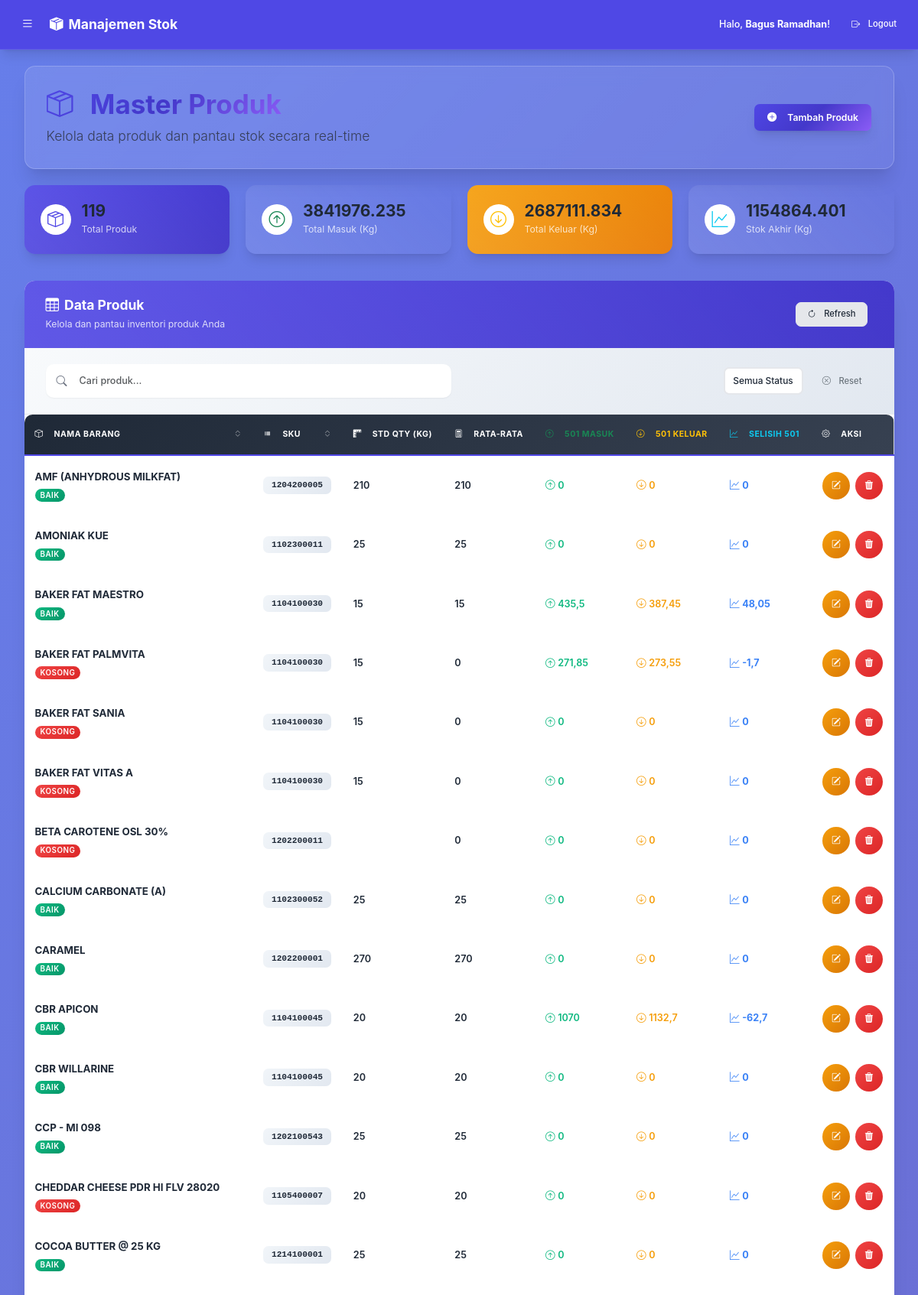
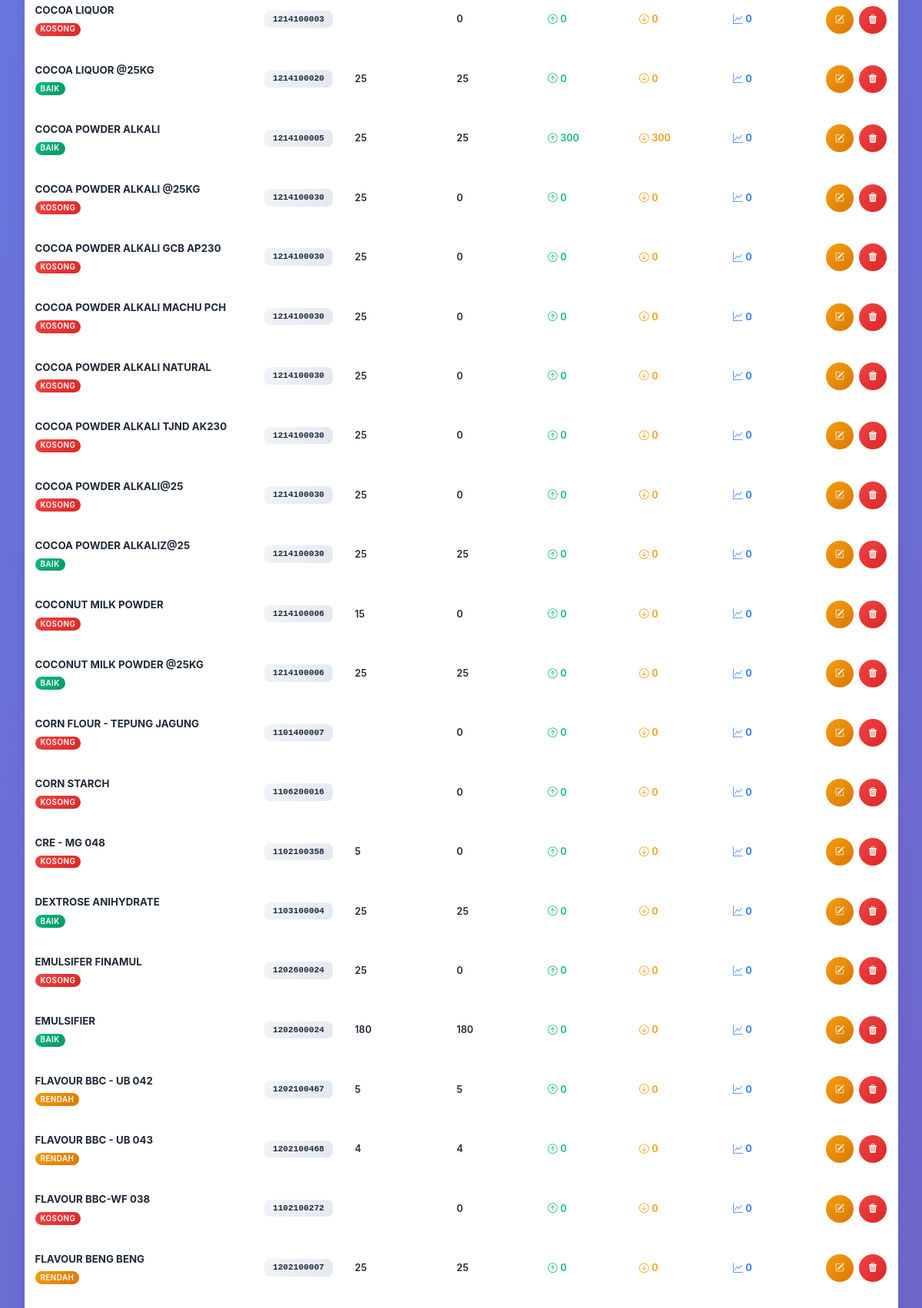
The app's page /index.php?page=daftar_produk (signed in, upper part) with its own data (2 pictures, top to bottom).
### tables this page shows
CREATE TABLE `products` (
  `id` int(11) NOT NULL,
  `sku` varchar(50) DEFAULT NULL,
  `product_name` varchar(255) NOT NULL,
  `standard_qty` decimal(10,2) DEFAULT NULL
);

### daftar_produk_content.php (the view, shortened to what the rows shown need)
<?php
$sort_by = $_GET['sort_by'] ?? 'product_name';
$order = $_GET['order'] ?? 'ASC';
$order = strtoupper($order) === 'DESC' ? 'DESC' : 'ASC';
$sql = "
    SELECT
        p.id,
        p.sku,
        p.product_name,
        p.standard_qty,
        (SELECT COALESCE(SUM(quantity_kg), 0) FROM incoming_transactions WHERE product_id = p.id) AS total_masuk_kg,
        (SELECT COALESCE(SUM(quantity_sacks), 0) FROM incoming_transactions WHERE product_id = p.id) AS total_masuk_sak,
        (SELECT COALESCE(SUM(quantity_kg), 0) FROM outgoing_transactions WHERE product_id = p.id) AS total_keluar_kg,
        (SELECT COALESCE(SUM(quantity_sacks), 0) FROM outgoing_transactions WHERE product_id = p.id) AS total_keluar_sak,
        (SELECT COALESCE(SUM(lot_number), 0) FROM incoming_transactions WHERE product_id = p.id) AS total_501_masuk,
        (SELECT COALESCE(SUM(lot_number), 0) FROM outgoing_transactions WHERE product_id = p.id) AS total_501_keluar
    FROM
        products p
    ORDER BY
        p.{$sort_by} {$order}
";
$stmt = $pdo->query($sql);
$products = $stmt->fetchAll(PDO::FETCH_ASSOC);
$query_params = $_GET;
?>
<div class="container-fluid">
    <div class="modern-header mb-4">
        <div class="row align-items-center">
            <div class="col-md-8">
                <div class="header-content">
                    <h1 class="display-6 fw-bold text-gradient mb-2">
                        <i class="bi bi-box-seam me-3 icon-bounce"></i>
                        Master Produk
                    </h1>
                </div>
            </div>
        </div>
    </div>
    <div class="modern-card">
        <div class="card-body p-0">
            <div class="table-responsive">
                <table class="table table-modern" id="productsTable">
                    <thead>
                        <tr>
                            <th class="sortable" data-sort="product_name">
                                <div class="th-content">
                                    <i class="bi bi-box me-2"></i>
                                    <span>Nama Barang</span>
                                    <i class="bi bi-chevron-expand sort-icon"></i>
                                </div>
                            </th>
                            <th class="sortable" data-sort="sku">
                                <div class="th-content">
                                    <i class="bi bi-upc me-2"></i>
                                    <span>SKU</span>
                                    <i class="bi bi-chevron-expand sort-icon"></i>
                                </div>
                            </th>
                            <th>
                                <div class="th-content">
                                    <i class="bi bi-rulers me-2"></i>
                                    <span>Std Qty (Kg)</span>
                                </div>
                            </th>
                            <th>
                                <div class="th-content">
                                    <i class="bi bi-calculator me-2"></i>
                                    <span>Rata-rata</span>
                                </div>
                            </th>
                            <th class="text-success">
                                <div class="th-content">
                                    <i class="bi bi-arrow-up-circle me-2"></i>
                                    <span>501 Masuk</span>
                                </div>
                            </th>
                            <th class="text-warning">
                                <div class="th-content">
                                    <i class="bi bi-arrow-down-circle me-2"></i>
                                    <span>501 Keluar</span>
                                </div>
                            </th>
                            <th class="text-info">
                                <div class="th-content">
                                    <i class="bi bi-graph-up me-2"></i>
                                    <span>Selisih 501</span>
                                </div>
                            </th>
                            <th class="text-center">
                                <div class="th-content">
                                    <i class="bi bi-gear me-2"></i>
                                    <span>Aksi</span>
                                </div>
                            </th>
                        </tr>
                    </thead>
                    <tbody>
                        <?php if (empty($products)): ?>
                            <tr class="no-data-row">
                                <td colspan="8" class="text-center p-5">
                                    <div class="empty-state">
                                        <i class="bi bi-inbox display-1 text-muted mb-3"></i>
                                        <h5 class="text-muted">Belum ada data produk</h5>
                                        <p class="text-muted mb-4">Tambahkan produk pertama Anda untuk mulai mengelola inventori</p>
                                        <button class="btn btn-primary" data-bs-toggle="modal" data-bs-target="#productModal">
                                            <i class="bi bi-plus-lg me-2"></i>Tambah Produk Pertama
                                        </button>
                                    </div>
                                </td>
                            </tr>
                        <?php else:
                            foreach ($products as $row):
                                $stok_akhir_kg = $row['total_masuk_kg'] - $row['total_keluar_kg'];
                                $stok_akhir_sak = $row['total_masuk_sak'] - $row['total_keluar_sak'];
                                $rata_rata_qty = ($stok_akhir_sak != 0) ? ($stok_akhir_kg / $stok_akhir_sak) : 0;
                                $selisih_501 = $row['total_501_masuk'] - $row['total_501_keluar'];
                                $status_class = '';
                                $status_text = '';
                                if ($stok_akhir_kg <= 0) {
                                    $status_class = 'status-empty';
                                    $status_text = 'Kosong';
                                } elseif ($stok_akhir_kg < 100) {
                                    $status_class = 'status-low';
                                    $status_text = 'Rendah';
                                } else {
                                    $status_class = 'status-good';
                                    $status_text = 'Baik';
                                }
                                ?>
                                <tr class="table-row" data-status="<?= $status_text ?>">
                                    <td class="product-name-cell">
                                        <div class="product-info">
                                            <div class="product-name fw-bold"><?= htmlspecialchars($row['product_name']) ?></div>
                                            <div class="product-meta">
                                                <span class="badge status-badge <?= $status_class ?>"><?= $status_text ?></span>
                                            </div>
                                        </div>
                                    </td>
                                    <td>
                                        <code class="sku-code"><?= htmlspecialchars($row['sku']) ?></code>
                                    </td>
                                    <td>
                                        <span class="data-value"><?= formatAngkaUI($row['standard_qty']) ?></span>
                                    </td>
                                    <td>
                                        <span class="data-value"><?= formatAngkaUI($rata_rata_qty) ?></span>
                                    </td>
                                    <td>
                                        <div class="metric-value metric-success">
                                            <i class="bi bi-arrow-up-circle me-1"></i>
                                            <span><?= formatAngkaUI($row['total_501_masuk']) ?></span>
                                        </div>
                                    </td>
                                    <td>
                                        <div class="metric-value metric-warning">
                                            <i class="bi bi-arrow-down-circle me-1"></i>
                                            <span><?= formatAngkaUI($row['total_501_keluar']) ?></span>
                                        </div>
                                    </td>
                                    <td>
                                        <div class="metric-value metric-info">
                                            <i class="bi bi-graph-up me-1"></i>
                                            <span class="fw-bold"><?= formatAngkaUI($selisih_501) ?></span>
                                        </div>
                                    </td>
                                    <td class="text-center">
                                        <div class="action-buttons">
                                            <button class="btn btn-action btn-edit edit-btn"
                                                data-bs-toggle="modal"
                                                data-bs-target="#productModal"
                                                data-id="<?= $row['id'] ?>"
                                                data-sku="<?= htmlspecialchars($row['sku']) ?>"
                                                data-product_name="<?= htmlspecialchars($row['product_name']) ?>"
                                                data-standard_qty="<?= htmlspecialchars($row['standard_qty']) ?>"
                                                title="Edit Produk">
                                                <i class="bi bi-pencil-square"></i>
                                            </button>
                                            <?php
                                            $delete_params = $query_params;
                                            $delete_params['action'] = 'delete_produk';
                                            $delete_params['id'] = $row['id'];
                                            ?>
                                            <button class="btn btn-action btn-delete"
                                                onclick="confirmDelete('<?= http_build_query($delete_params) ?>', '<?= htmlspecialchars($row['product_name']) ?>')"
                                                title="Hapus Produk">
                                                <i class="bi bi-trash3-fill"></i>
                                            </button>
                                        </div>
                                    </td>
                                </tr>
                        <?php endforeach;
                        endif; ?>
                    </tbody>
                </table>
            </div>
        </div>
    </div>
</div>

### records on screen
products: product_name "AMF (ANHYDROUS MILKFAT)", status_text "BAIK", sku "1204200005", standard_qty "210", rata_rata_qty "210", total_501_masuk "0", total_501_keluar "0", selisih_501 "0"
products: product_name "AMONIAK KUE", status_text "BAIK", sku "1102300011", standard_qty "25", rata_rata_qty "25", total_501_masuk "0", total_501_keluar "0", selisih_501 "0"
products: product_name "BAKER FAT MAESTRO", status_text "BAIK", sku "1104100030", standard_qty "15", rata_rata_qty "15", total_501_masuk "435,5", total_501_keluar "387,45", selisih_501 "48,05"
products: product_name "BAKER FAT PALMVITA", status_text "KOSONG", sku "1104100030", standard_qty "15", rata_rata_qty "0", total_501_masuk "271,85", total_501_keluar "273,55", selisih_501 "-1,7"
products: product_name "BAKER FAT SANIA", status_text "KOSONG", sku "1104100030", standard_qty "15", rata_rata_qty "0", total_501_masuk "0", total_501_keluar "0", selisih_501 "0"
products: product_name "BAKER FAT VITAS A", status_text "KOSONG", sku "1104100030", standard_qty "15", rata_rata_qty "0", total_501_masuk "0", total_501_keluar "0", selisih_501 "0"
products: product_name "BETA CAROTENE OSL 30%", status_text "KOSONG", sku "1202200011", rata_rata_qty "0", total_501_masuk "0", total_501_keluar "0", selisih_501 "0"
products: product_name "CALCIUM CARBONATE (A)", status_text "BAIK", sku "1102300052", standard_qty "25", rata_rata_qty "25", total_501_masuk "0", total_501_keluar "0", selisih_501 "0"
products: product_name "CARAMEL", status_text "BAIK", sku "1202200001", standard_qty "270", rata_rata_qty "270", total_501_masuk "0", total_501_keluar "0", selisih_501 "0"
products: product_name "CBR APICON", status_text "BAIK", sku "1104100045", standard_qty "20", rata_rata_qty "20", total_501_masuk "1070", total_501_keluar "1132,7", selisih_501 "-62,7"
products: product_name "CBR WILLARINE", status_text "BAIK", sku "1104100045", standard_qty "20", rata_rata_qty "20", total_501_masuk "0", total_501_keluar "0", selisih_501 "0"
products: product_name "CCP - MI 098", status_text "BAIK", sku "1202100543", standard_qty "25", rata_rata_qty "25", total_501_masuk "0", total_501_keluar "0", selisih_501 "0"
products: product_name "CHEDDAR CHEESE PDR HI FLV 28020", status_text "KOSONG", sku "1105400007", standard_qty "20", rata_rata_qty "20", total_501_masuk "0", total_501_keluar "0", selisih_501 "0"
products: product_name "COCOA BUTTER @ 25 KG", status_text "BAIK", sku "1214100001", standard_qty "25", rata_rata_qty "25", total_501_masuk "0", total_501_keluar "0", selisih_501 "0"
products: product_name "COCOA LIQUOR", status_text "KOSONG", sku "1214100003", rata_rata_qty "0", total_501_masuk "0", total_501_keluar "0", selisih_501 "0"
products: product_name "COCOA LIQUOR @25KG", status_text "BAIK", sku "1214100020", standard_qty "25", rata_rata_qty "25", total_501_masuk "0", total_501_keluar "0", selisih_501 "0"
products: product_name "COCOA POWDER ALKALI", status_text "BAIK", sku "1214100005", standard_qty "25", rata_rata_qty "25", total_501_masuk "300", total_501_keluar "300", selisih_501 "0"
products: product_name "COCOA POWDER ALKALI @25KG", status_text "KOSONG", sku "1214100030", standard_qty "25", rata_rata_qty "0", total_501_masuk "0", total_501_keluar "0", selisih_501 "0"
products: product_name "COCOA POWDER ALKALI GCB AP230", status_text "KOSONG", sku "1214100030", standard_qty "25", rata_rata_qty "0", total_501_masuk "0", total_501_keluar "0", selisih_501 "0"
products: product_name "COCOA POWDER ALKALI MACHU PCH", status_text "KOSONG", sku "1214100030", standard_qty "25", rata_rata_qty "0", total_501_masuk "0", total_501_keluar "0", selisih_501 "0"
products: product_name "COCOA POWDER ALKALI NATURAL", status_text "KOSONG", sku "1214100030", standard_qty "25", rata_rata_qty "0", total_501_masuk "0", total_501_keluar "0", selisih_501 "0"
products: product_name "COCOA POWDER ALKALI TJND AK230", status_text "KOSONG", sku "1214100030", standard_qty "25", rata_rata_qty "0", total_501_masuk "0", total_501_keluar "0", selisih_501 "0"
products: product_name "COCOA POWDER ALKALI@25", status_text "KOSONG", sku "1214100030", standard_qty "25", rata_rata_qty "0", total_501_masuk "0", total_501_keluar "0", selisih_501 "0"
products: product_name "COCOA POWDER ALKALIZ@25", status_text "BAIK", sku "1214100030", standard_qty "25", rata_rata_qty "25", total_501_masuk "0", total_501_keluar "0", selisih_501 "0"
products: product_name "COCONUT MILK POWDER", status_text "KOSONG", sku "1214100006", standard_qty "15", rata_rata_qty "0", total_501_masuk "0", total_501_keluar "0", selisih_501 "0"
products: product_name "COCONUT MILK POWDER @25KG", status_text "BAIK", sku "1214100006", standard_qty "25", rata_rata_qty "25", total_501_masuk "0", total_501_keluar "0", selisih_501 "0"
products: product_name "CORN FLOUR - TEPUNG JAGUNG", status_text "KOSONG", sku "1101400007", rata_rata_qty "0", total_501_masuk "0", total_501_keluar "0", selisih_501 "0"
products: product_name "CORN STARCH", status_text "KOSONG", sku "1106200016", rata_rata_qty "0", total_501_masuk "0", total_501_keluar "0", selisih_501 "0"
products: product_name "CRE - MG 048", status_text "KOSONG", sku "1102100358", standard_qty "5", rata_rata_qty "0", total_501_masuk "0", total_501_keluar "0", selisih_501 "0"
products: product_name "DEXTROSE ANIHYDRATE", status_text "BAIK", sku "1103100004", standard_qty "25", rata_rata_qty "25", total_501_masuk "0", total_501_keluar "0", selisih_501 "0"
products: product_name "EMULSIFER FINAMUL", status_text "KOSONG", sku "1202600024", standard_qty "25", rata_rata_qty "0", total_501_masuk "0", total_501_keluar "0", selisih_501 "0"
products: product_name "EMULSIFIER", status_text "BAIK", sku "1202600024", standard_qty "180", rata_rata_qty "180", total_501_masuk "0", total_501_keluar "0", selisih_501 "0"
products: product_name "FLAVOUR BBC - UB 042", status_text "RENDAH", sku "1202100467", standard_qty "5", rata_rata_qty "5", total_501_masuk "0", total_501_keluar "0", selisih_501 "0"
products: product_name "FLAVOUR BBC - UB 043", status_text "RENDAH", sku "1202100468", standard_qty "4", rata_rata_qty "4", total_501_masuk "0", total_501_keluar "0", selisih_501 "0"
products: product_name "FLAVOUR BBC-WF 038", status_text "KOSONG", sku "1102100272", rata_rata_qty "0", total_501_masuk "0", total_501_keluar "0", selisih_501 "0"
products: product_name "FLAVOUR BENG BENG", status_text "RENDAH", sku "1202100007", standard_qty "25", rata_rata_qty "25", total_501_masuk "0", total_501_keluar "0", selisih_501 "0"

### other values on screen
$_SESSION['user_nama'] "Bagus Ramadhan"
count($products) "119"
array_sum(array_column($products, 'total_masuk_kg')) "3841976.235"
array_sum(array_column($products, 'total_keluar_kg')) "2687111.834"
